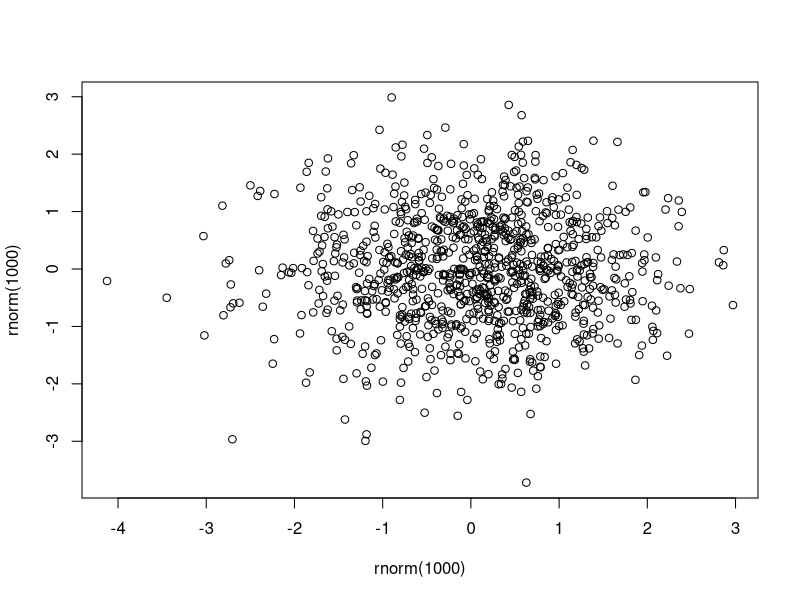
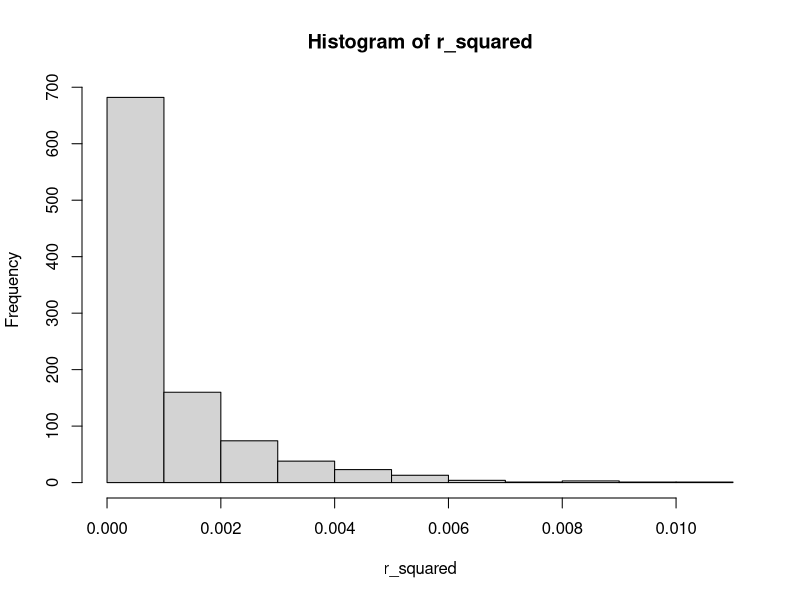

The R script that drew these images, in order:
# Bestimmtheitsmass, wie groß ist dieses, wenn man nur Rauschen hat?

n <- 1000
r_squared <- rep(NA, 1000)

plot(rnorm(1000), rnorm(1000))

for(i in 1:n){
  x <- rnorm(1000)
  y <- rnorm(1000)
  df <- data.frame(x = x, y = y)
  s <- summary(lm(y ~ x, data = df))
  r_squared[i] <- s$r.squared
}

hist(r_squared)
